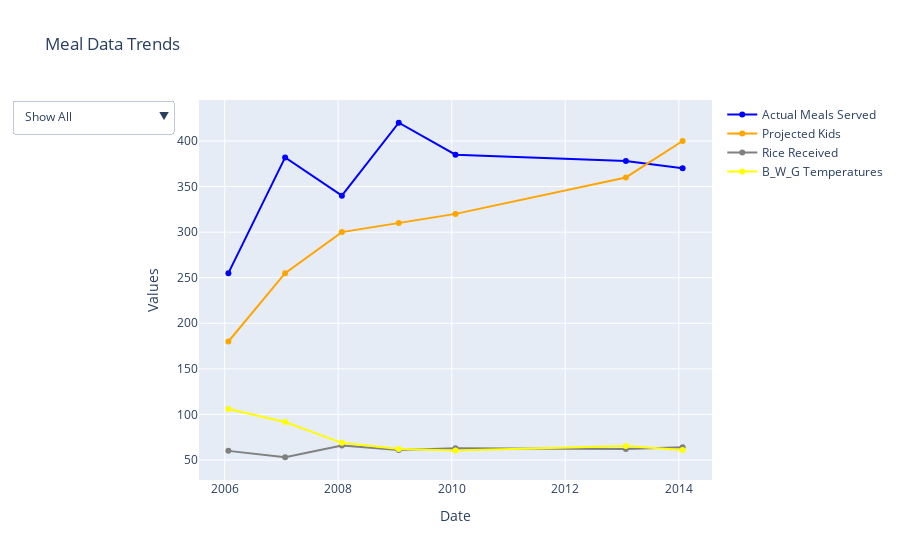

The code cell stored with this chart in its notebook:
### Code cell
import plotly.graph_objects as go
import pandas as pd

# Sample Data (Replace this with your actual data)
data = {
    "Date": ["06-01-25", "07-01-25", "08-01-25", "09-01-25", "10-01-25", "13-01-25", "14-01-25"],
    "Actual_Meals_Served": [255, 382, 340, 420, 385, 378, 370],
    "Projected_Kids": [180, 255, 300, 310, 320, 360, 400],
    "Rice_Received": [60, 53, 66, 61, 63, 62, 64],
    "B_W_G_Temperatures": [106, 91.6, 68.8, 62, 60.4, 65.3, 61]
}

df = pd.DataFrame(data)

# Create figure
fig = go.Figure()

# Add traces for all datasets
fig.add_trace(go.Scatter(x=df["Date"], y=df["Actual_Meals_Served"], mode='lines+markers', name="Actual Meals Served", line=dict(color='blue')))
fig.add_trace(go.Scatter(x=df["Date"], y=df["Projected_Kids"], mode='lines+markers', name="Projected Kids", line=dict(color='orange')))
fig.add_trace(go.Scatter(x=df["Date"], y=df["Rice_Received"], mode='lines+markers', name="Rice Received", line=dict(color='gray')))
fig.add_trace(go.Scatter(x=df["Date"], y=df["B_W_G_Temperatures"], mode='lines+markers', name="B_W_G Temperatures", line=dict(color='yellow')))

# Create dropdown buttons
fig.update_layout(
    updatemenus=[
        {
            "buttons": [
                {"label": "Show All", "method": "update", "args": [{"visible": [True, True, True, True]}]},
                {"label": "Actual Meals Served", "method": "update", "args": [{"visible": [True, False, False, False]}]},
                {"label": "Projected Kids", "method": "update", "args": [{"visible": [False, True, False, False]}]},
                {"label": "Rice Received", "method": "update", "args": [{"visible": [False, False, True, False]}]},
                {"label": "B_W_G Temperatures", "method": "update", "args": [{"visible": [False, False, False, True]}]}
            ],
            "direction": "down",
            "showactive": True
        }
    ]
)

# Customize layout
fig.update_layout(
    title="Meal Data Trends",
    xaxis_title="Date",
    yaxis_title="Values",
    hovermode="x unified"
)

fig.show()

### Figure 1 — Plotly figure (JSON) as saved in the notebook; plotly's stock layout.template omitted (floating-point values rounded to 4 significant figures)
{"data": [{"line": {"color": "blue"}, "mode": "lines+markers", "name": "Actual Meals Served", "type": "scatter", "x": ["06-01-25", "07-01-25", "08-01-25", "09-01-25", "10-01-25", "13-01-25", "14-01-25"], "y": [255, 382, 340, 420, 385, 378, 370]}, {"line": {"color": "orange"}, "mode": "lines+markers", "name": "Projected Kids", "type": "scatter", "x": ["06-01-25", "07-01-25", "08-01-25", "09-01-25", "10-01-25", "13-01-25", "14-01-25"], "y": [180, 255, 300, 310, 320, 360, 400]}, {"line": {"color": "gray"}, "mode": "lines+markers", "name": "Rice Received", "type": "scatter", "x": ["06-01-25", "07-01-25", "08-01-25", "09-01-25", "10-01-25", "13-01-25", "14-01-25"], "y": [60, 53, 66, 61, 63, 62, 64]}, {"line": {"color": "yellow"}, "mode": "lines+markers", "name": "B_W_G Temperatures", "type": "scatter", "x": ["06-01-25", "07-01-25", "08-01-25", "09-01-25", "10-01-25", "13-01-25", "14-01-25"], "y": [106, 91.6, 68.8, 62, 60.4, 65.3, 61]}], "layout": {"hovermode": "x unified", "title": {"text": "Meal Data Trends"}, "updatemenus": [{"buttons": [{"args": [{"visible": [true, true, true, true]}], "label": "Show All", "method": "update"}, {"args": [{"visible": [true, false, false, false]}], "label": "Actual Meals Served", "method": "update"}, {"args": [{"visible": [false, true, false, false]}], "label": "Projected Kids", "method": "update"}, {"args": [{"visible": [false, false, true, false]}], "label": "Rice Received", "method": "update"}, {"args": [{"visible": [false, false, false, true]}], "label": "B_W_G Temperatures", "method": "update"}], "direction": "down", "showactive": true}], "xaxis": {"title": {"text": "Date"}}, "yaxis": {"title": {"text": "Values"}}}}
